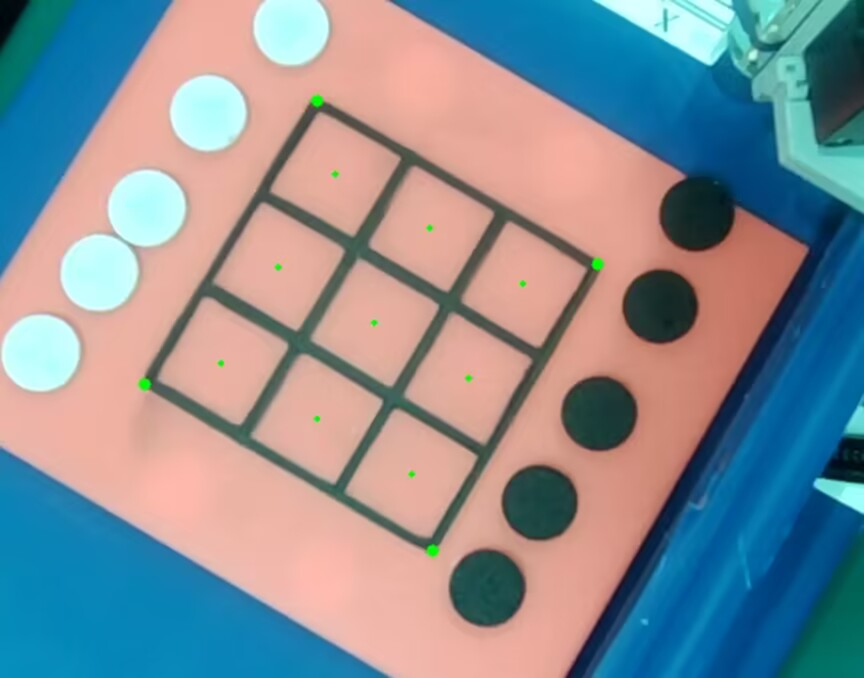
#> input picture 三子棋/test/1.jpg, 864 x 678 px, given in place of the camera
$ python wb.py   (older library calls are emulated)
#> lines starting #> are read from the running program, lines starting #| are printed output that depends on the picture
### 循迹小车/Method2/ser.py
import serial


def Connect():
    global ser
    ser= serial.Serial(port="/dev/ttyTHS0",baudrate=9600,timeout=0.5)
    if ser.isOpen():
        return True
    else:
        print("STM32 Serial Open Error!")
        return False


def DisConnect():
    ser.close()


def SendCommand(command):
    meg_tranform = messgae_tranform(command)
    ser.write(meg_tranform.encode('utf-8'))


def messgae_tranform(meg):
    if meg[1]=="0":
        meg_tranform="a"
    elif meg=="a1":
        meg_tranform = "b"
    elif meg=="a2":
        meg_tranform = "c"
    elif meg == "a3":
        meg_tranform = "d"
    elif meg == "b1":
        meg_tranform = "e"
    elif meg == "b2":
        meg_tranform = "f"
    elif meg == "b3":
        meg_tranform = "g"
    elif meg == "c1":
        meg_tranform = "h"
    elif meg == "c2":
        meg_tranform = "i"
    elif meg == "c3":
        meg_tranform = "j"
    return meg_tranform

### 循迹小车/Method2/wb.py
import cv2
import ser
import numpy as np
import time
cap = cv2.VideoCapture(0)
ser.Connect()


def get_command(cap):
    try:
        ret,image = cap.read()
        # 转化为灰度图像
        gray = cv2.cvtColor(image, cv2.COLOR_BGR2GRAY)
        # 二值图像处理
        ret2, binary = cv2.threshold(gray, 127, 255, cv2.THRESH_BINARY_INV)
        # 获得轮廓
        contours, hierarchy = cv2.findContours(binary, cv2.RETR_EXTERNAL, cv2.CHAIN_APPROX_SIMPLE)
        # 拟合直线
        [vx, vy, x1, y1] = cv2.fitLine(contours[0], cv2.DIST_L2, 0, 0.01, 0.01)
        # 转化角度
        angle = np.float((np.arctan2(vy, vx) * 180 / np.pi))
        #将角度转换位指令
    except:
        command = 'a0'
    try:
        if angle < 0:
            command = 'c1'
        elif angle == 0:
            command = 'a1'
        elif angle > 0:
            command = 'b1'
    except:
        pass
    print(angle)
    print(command)
    return command

while True:
    #获得指令
    command = get_command(cap)
    #发送指令
    ser.SendCommand(command)
    time.sleep(0.5)
cap.release()
cv2.destroyAllWindows()

$ run again, on 三子棋/test/2.jpg
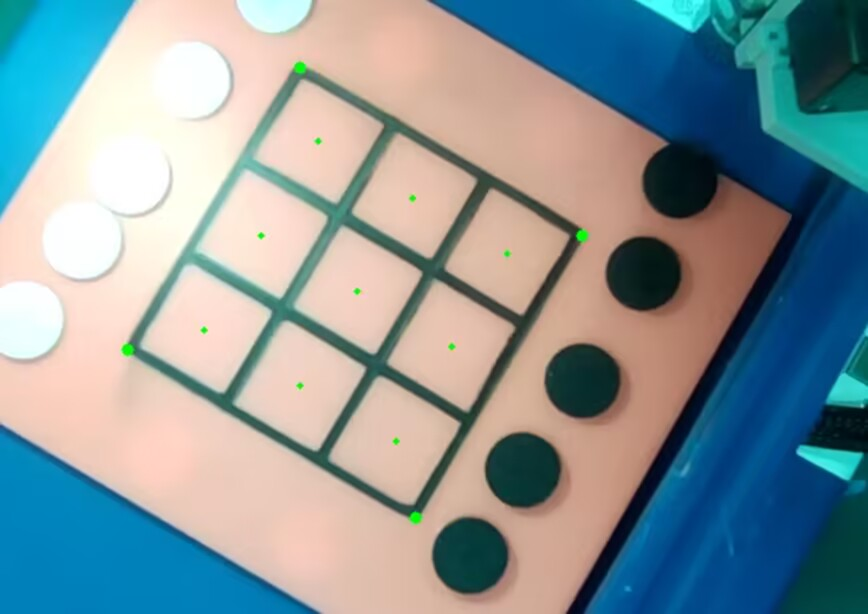
#> input picture 三子棋/test/2.jpg, 868 x 614 px, given in place of the camera

$ run again, on 三子棋/test/3.jpg
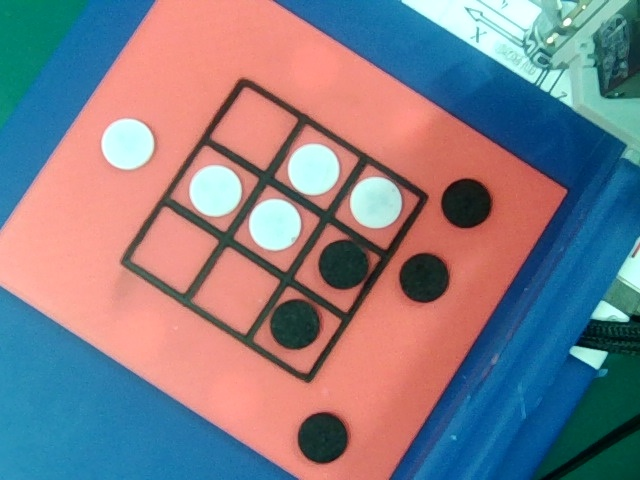
#> input picture 三子棋/test/3.jpg, 640 x 480 px, given in place of the camera
